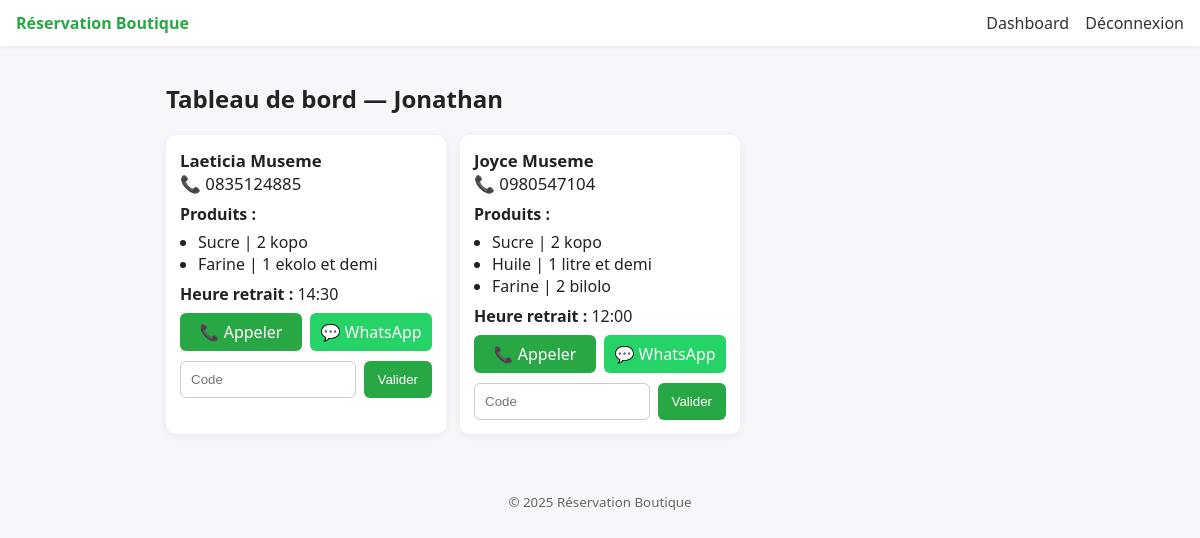
The app's page /dashboard (signed in) with its own data.
### models.py (models this page shows, shortened)
class Vendeur(db.Model):
    id = db.Column(db.Integer, primary_key=True)
    nom = db.Column(db.String(100), nullable=False)
    email = db.Column(db.String(120), unique=True, nullable=False)
    telephone = db.Column(db.String(20), nullable=False)
    mot_de_passe_hash = db.Column(db.String(200), nullable=False)
    boutique = db.Column(db.String(150), nullable=False)

class Reservation(db.Model):
    id = db.Column(db.Integer, primary_key=True)
    client_nom = db.Column(db.String(100), nullable=False)
    client_telephone = db.Column(db.String(20), nullable=False)
    produits = db.Column(db.Text, nullable=True)                 # "Huile | 1L; Riz | 2kg"
    image_liste = db.Column(db.String(255), nullable=True)       # chemin vers l'image
    vendeur_id = db.Column(db.Integer, db.ForeignKey('vendeur.id'), nullable=False)
    heure_retrait = db.Column(db.Time, nullable=False)
    date_reservation = db.Column(db.DateTime, default=datetime.utcnow)
    retire = db.Column(db.Boolean, default=False)
    code_retrait = db.Column(db.String(10), nullable=False)
    vendeur = db.relationship('Vendeur', backref='reservations')

### app.py (the view)
    @app.route('/dashboard')
    def dashboard():
        if 'vendeur_id' not in session:
            return redirect(url_for('login'))
        vendeur = Vendeur.query.get(session['vendeur_id'])
        reservations = Reservation.query.filter_by(vendeur_id=vendeur.id).order_by(Reservation.date_reservation.desc()).all()
        return render_template('dashboard.html', vendeur=vendeur, reservations=reservations,
                               onesignal_app_id=app.config['ONESIGNAL_APP_ID'])

### templates/dashboard.html (shortened to what this page needs)
{% extends "base.html" %}
{% block content %}
<h2>Tableau de bord — {{ vendeur.boutique }}</h2>
<div class="cards">
  {% for r in reservations %}
  <div class="card">
    <div class="header">
      <strong>{{ r.client_nom }}</strong>
      <div>📞 {{ r.client_telephone }}</div>
    </div>
    {% if r.produits %}
      <div class="section">
        <strong>Produits :</strong>
        <ul class="products">
          {% for p in r.produits.split(';') %}
            <li>{{ p }}</li>
          {% endfor %}
        </ul>
      </div>
    {% else %}
      <em>Aucune liste fournie</em>
    {% endif %}
    <div class="section"><strong>Heure retrait :</strong> {{ r.heure_retrait.strftime('%H:%M') }}</div>
    <div class="actions">
      <a class="btn-call" href="tel:{{ r.client_telephone }}">📞 Appeler</a>
      <a class="btn-wa" target="_blank" href="https://wa.me/{{ r.client_telephone|replace(' ', '') }}">💬 WhatsApp</a>
    </div>
    {% if r.retire %}
      <div class="status ok">✅ Retiré</div>
    {% else %}
      <form method="POST" action="{{ url_for('valider_retrait') }}" class="code-form">
        <input type="text" name="code_retrait" placeholder="Code" required>
        <button type="submit" class="btn">Valider</button>
      </form>
    {% endif %}
  </div>
  {% endfor %}
</div>
{% endblock %}

### templates/base.html (shortened to what this page needs)
<!DOCTYPE html>
<html lang="fr">
    <head>
        <link rel="stylesheet" href="{{ url_for('static', filename='style.css') }}">
    </head>
    <body>
        <header class="topbar">
        <div class="brand">Réservation Boutique</div>
        <nav>
            {% if session.get('vendeur_id') %}
            <a href="{{ url_for('dashboard') }}">Dashboard</a>
            <a href="{{ url_for('logout') }}">Déconnexion</a>
            {% else %}
            <a href="{{ url_for('login') }}">Connexion vendeur</a>
            <a href="{{ url_for('register') }}">S'inscrire</a>
            {% endif %}
        </nav>
        </header>
        <main class="container">
        {% block content %}{% endblock %}
        </main>
        <footer class="footer">
        <small>&copy; {{ 2025 }} Réservation Boutique</small>
        </footer>
    </body>
</html>

### static/style.css (style rules this page uses)
:root { --primary:#28a745; --blue:#007bff; --wa:#25D366; --bg:#f6f7fb; --text:#222; }
* { box-sizing: border-box; }
body { margin:0; font-family: system-ui, -apple-system, Segoe UI, Roboto, Helvetica, Arial; color:var(--text); background:var(--bg); }
.topbar { display:flex; justify-content:space-between; align-items:center; padding:12px 16px; background:#fff; box-shadow:0 1px 4px rgba(0,0,0,.06); position:sticky; top:0; z-index:10; }
.topbar .brand { font-weight:700; color:var(--primary); }
.topbar nav a { margin-left:12px; color:#333; text-decoration:none; }
.container { padding:16px; max-width:900px; margin:0 auto; }
.footer { text-align:center; padding:24px; color:#666; }
.btn { background:var(--primary); color:#fff; border:none; padding:10px 14px; border-radius:6px; text-decoration:none; display:inline-block; }
.btn-call { background:var(--primary); color:#fff; text-decoration:none; padding:8px 10px; border-radius:6px; text-align:center; flex:1; }
.btn-wa { background:var(--wa); color:#fff; text-decoration:none; padding:8px 10px; border-radius:6px; text-align:center; flex:1; }
.card { background:#fff; border-radius:10px; padding:14px; box-shadow:0 2px 8px rgba(0,0,0,.06); margin-bottom:16px; }
.cards { display:grid; grid-template-columns:1fr; gap:14px; }
@media (min-width: 768px) { .cards { grid-template-columns: repeat(auto-fill, minmax(280px, 1fr)); } }
input, select { width:100%; padding:10px; border:1px solid #ccc; border-radius:6px; }
.header { font-size:1.05rem; margin-bottom:8px; }
.section { margin:8px 0; }
.products { padding-left:18px; margin:6px 0; }
.actions { display:flex; gap:8px; margin-top:8px; }
.code-form { display:flex; gap:8px; margin-top:10px; }

### records on screen
Vendeur: boutique "Jonathan"
Reservation: client_nom "Laeticia Museme", client_telephone "0835124885", p "Sucre | 2 kopo" "Farine | 1 ekolo et demi", heure_retrait "14:30"
Reservation: client_nom "Joyce Museme", client_telephone "0980547104", p "Sucre | 2 kopo" "Huile | 1 litre et demi" "Farine | 2 bilolo", heure_retrait "12:00"

### other values on screen
{{ 2025 }} "2025"
